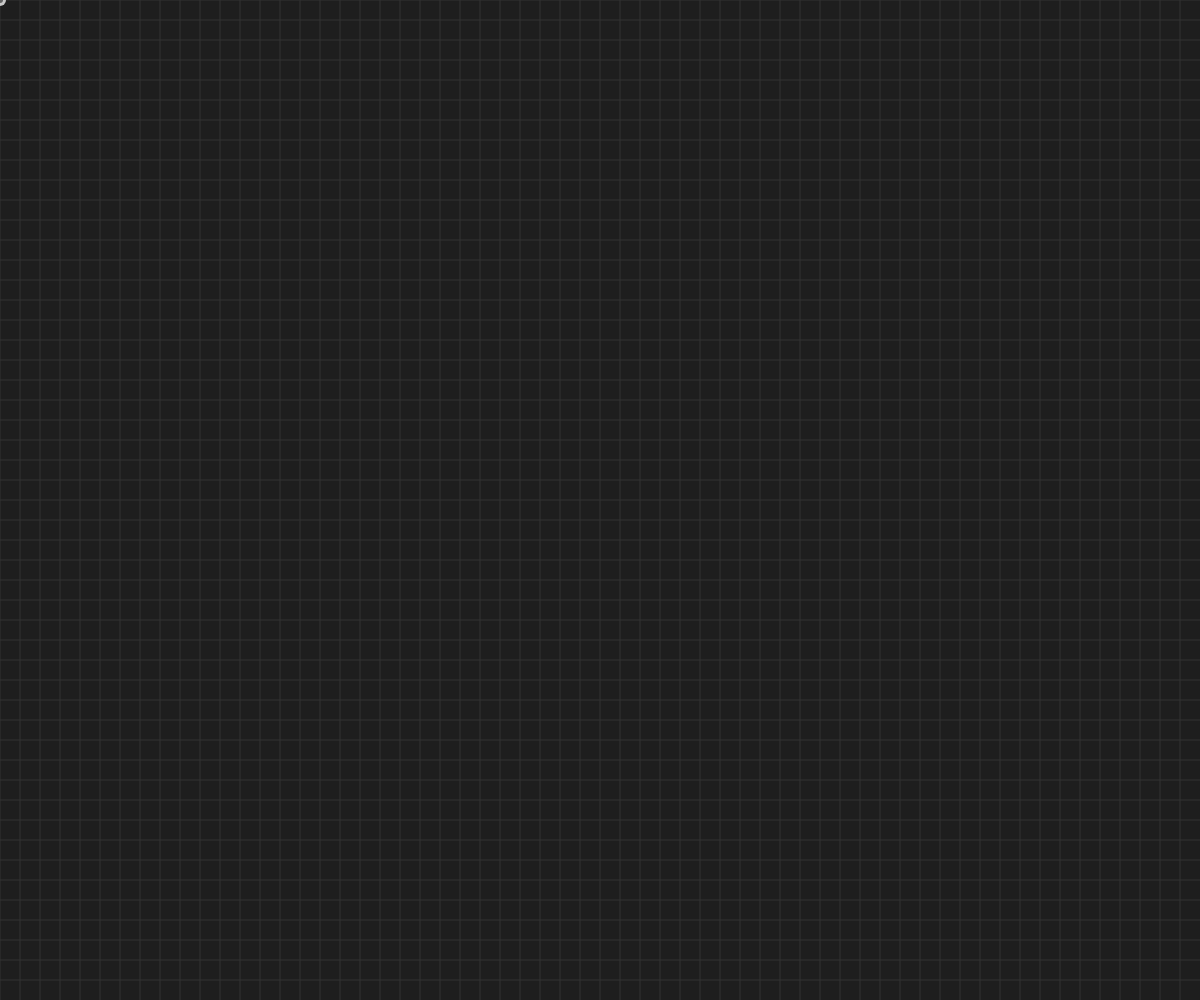
Frame 1 (no input)
Frame 60 (no input): identical to frame 1, image omitted
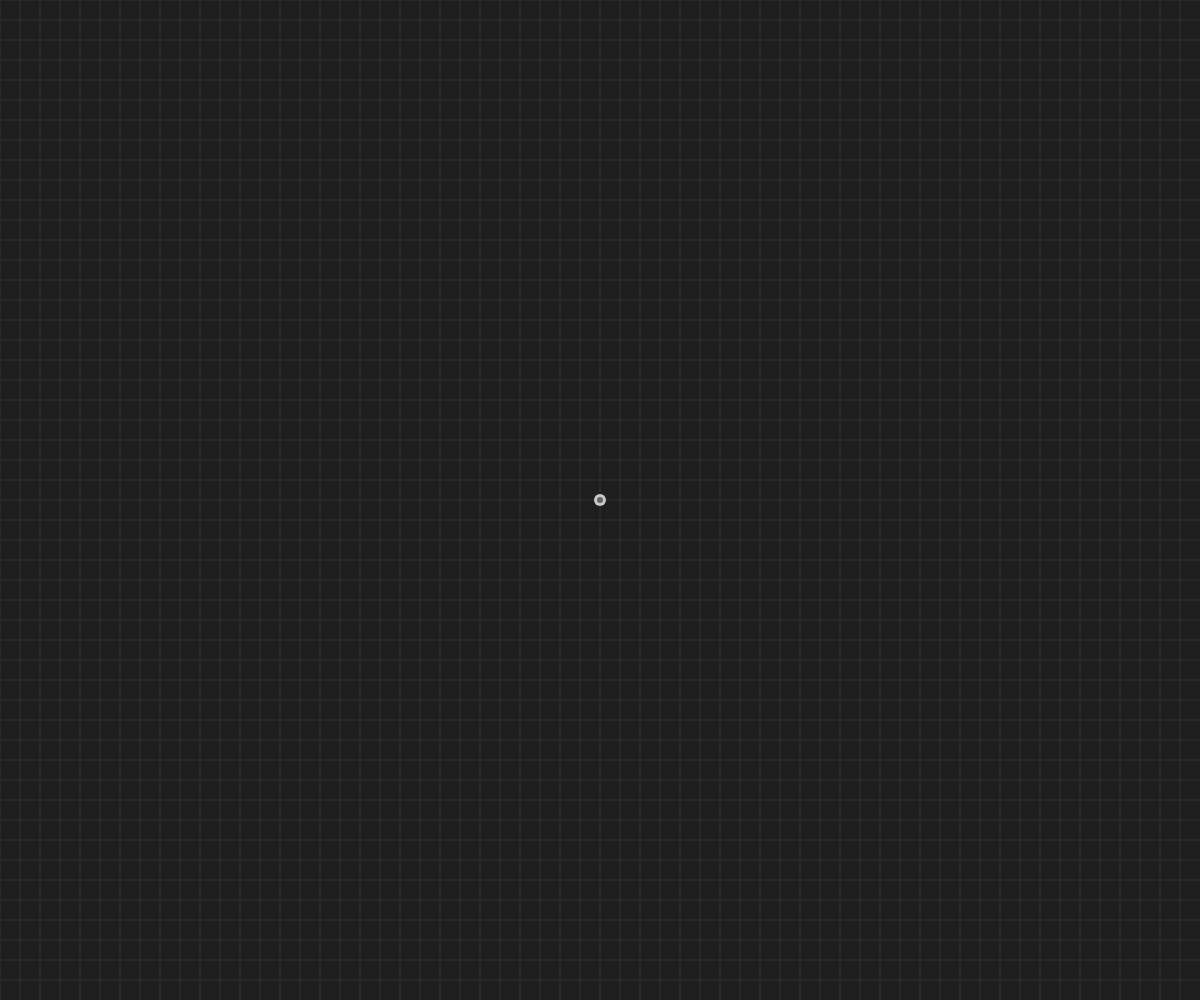
Frame 120 (the mouse pressed at the canvas centre since frame 60)

The p5.js sketch that drew these frames (run headless with seeded random() and noise() and a simulated clock; from frame 60 on, the mouse is pressed at the canvas centre):

// p5.js sketch
// ── sketch.js
let stitches = [];
let lastX, lastY;
let seamColor;
let machineHead;
let stitchLength = 10;
let stitchSpacing = 15;

function setup() {
  createCanvas(windowWidth, windowHeight);
  seamColor = color(255, 215, 0); // Gold color for the seam
  machineHead = { x: -100, y: -100 }; // Start off-screen
  strokeWeight(3);
  noFill();
  lastX = -1;
  lastY = -1;
}

function draw() {
  background(30);
  
  // Draw fabric surface (simple grid pattern)
  stroke(50);
  strokeWeight(1);
  for (let x = 0; x < width; x += 20) {
    line(x, 0, x, height);
  }
  for (let y = 0; y < height; y += 20) {
    line(0, y, width, y);
  }
  
  // Update machine head position to follow cursor
  machineHead.x = mouseX;
  machineHead.y = mouseY;
  
  // Add new stitch point when mouse moves
  if (mouseIsPressed && (mouseX !== lastX || mouseY !== lastY)) {
    // Only add a stitch if we've moved enough to justify one
    let dx = mouseX - lastX;
    let dy = mouseY - lastY;
    let distance = sqrt(dx * dx + dy * dy);
    
    if (distance >= stitchSpacing / 2) {
      stitches.push({x: mouseX, y: mouseY});
      
      // Keep only the last 200 stitches to prevent memory issues
      if (stitches.length > 200) {
        stitches.shift();
      }
      
      lastX = mouseX;
      lastY = mouseY;
    }
  }
  
  // Draw the seam with discrete, uniform stitches
  if (stitches.length > 1) {
    stroke(seamColor);
    strokeWeight(2);
    
    for (let i = 0; i < stitches.length - 1; i++) {
      let current = stitches[i];
      let next = stitches[i + 1];
      
      // Calculate direction vector
      let dx = next.x - current.x;
      let dy = next.y - current.y;
      let dist = sqrt(dx * dx + dy * dy);
      
      if (dist > 0) {
        // Normalize direction
        dx /= dist;
        dy /= dist;
        
        // Draw a stitch segment of fixed length
        let endX = current.x + dx * stitchLength;
        let endY = current.y + dy * stitchLength;
        
        line(current.x, current.y, endX, endY);
      }
    }
  }
  
  // Draw machine head as a visible tracking element
  noStroke();
  fill(200, 200, 200);
  ellipse(machineHead.x, machineHead.y, 12, 12);
  fill(100);
  ellipse(machineHead.x, machineHead.y, 6, 6);
}

function windowResized() {
  resizeCanvas(windowWidth, windowHeight);
}
